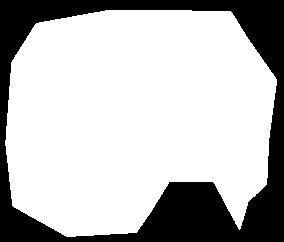
#> input picture 医院项目/2022.1-2022.6/二值化并筛选/背景黑色/8.jpg, 284 x 242 px, found by its file name
$ python '直方图匹配.py'
#> lines starting #> are read from the running program, lines starting #| are printed output that depends on the picture; pictures that were not available may be replaced by others from this repository, and a replacement may not be noted
import cv2
import numpy as np
import matplotlib.pyplot as plt

img = cv2.imread("8.jpg", flags=1)  # flags=1 读取为彩色图像
#> img is the input picture: shape (242, 284, 3); min 0, max 255, mean 187.3
imgRef = cv2.imread("template.jpg", flags=1)  # 匹配模板图像 (matching template)
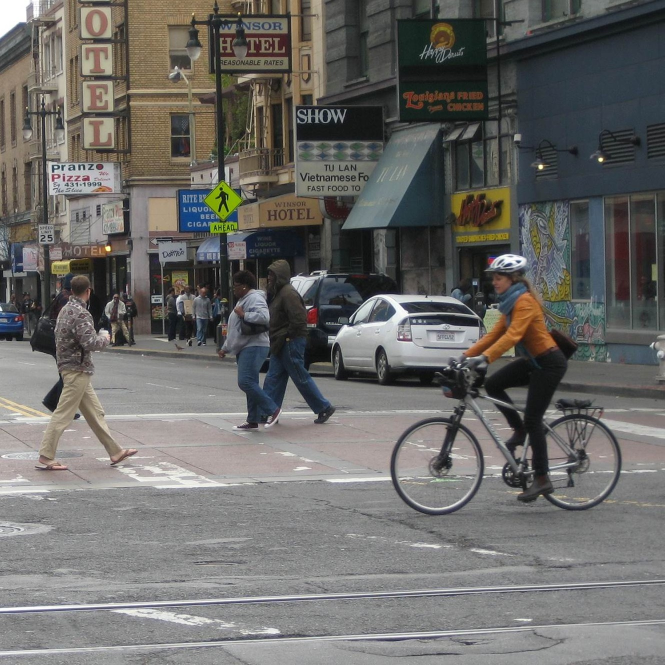
#> input picture 医院项目/3-早癌病灶分割模型/1-unet-keras/img/street.jpg, 1330 x 1330 px, given in place of template.jpg, which was not available (shown at 1/2 size)
#> imgRef is the input picture: shape (1330, 1330, 3); mean B, G, R 103.7, 106.3, 107.4

_, _, channel = img.shape
#> channel = 3
imgOut = np.zeros_like(img)
for i in range(channel):
    print(i)
    histImg, _ = np.histogram(img[:, :, i], 256)  # 计算原始图像直方图
    histRef, _ = np.histogram(imgRef[:, :, i], 256)  # 计算匹配模板直方图
    cdfImg = np.cumsum(histImg)  # 计算原始图像累积分布函数 CDF
    cdfRef = np.cumsum(histRef)  # 计算匹配模板累积分布函数 CDF
    for j in range(256):
        tmp = abs(cdfImg[j] - cdfRef)
        tmp = tmp.tolist()
        index = tmp.index(min(tmp))  # find the smallest number in tmp, get the index of this number
        imgOut[:, :, i][img[:, :, i] == j] = index
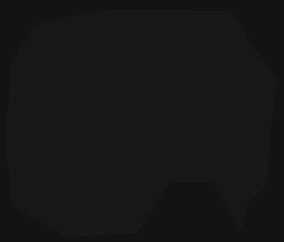
#> imgOut: shape (242, 284, 3); mean B, G, R 23.3, 24.3, 21.6

fig = plt.figure(figsize=(10, 7))
plt.subplot(231), plt.title("origin"), plt.axis('off')
plt.imshow(cv2.cvtColor(img, cv2.COLOR_BGR2RGB))  # 显示原始图像
plt.subplot(232), plt.title("template"), plt.axis('off')
plt.imshow(cv2.cvtColor(imgRef, cv2.COLOR_BGR2RGB))  # 显示匹配模板
plt.subplot(233), plt.title("result"), plt.axis('off')
plt.imshow(cv2.cvtColor(imgOut, cv2.COLOR_BGR2RGB))  # 显示匹配结果
histImg, bins = np.histogram(img.flatten(), 256)  # 计算原始图像直方图
#> histImg = 256 values, max 147591 at index 255, min 0 at index 8, mean 805.4; bins = 257 values from 0 to 255
plt.subplot(234, yticks=[]), plt.bar(bins[:-1], histImg)
histRef, bins = np.histogram(imgRef.flatten(), 256)  # 计算匹配模板直方图
#> histRef = 256 values, max 58489 at index 135, min 161 at index 3, mean 20729.3
plt.subplot(235, yticks=[]), plt.bar(bins[:-1], histRef)
histOut, bins = np.histogram(imgOut.flatten(), 256)  # 计算匹配结果直方图
#> histOut = 256 values, max 49197 at index 160, min 0 at index 1, mean 805.4; bins = 257 values from 18 to 26
plt.subplot(236, yticks=[]), plt.bar(bins[:-1], histOut)
plt.show()
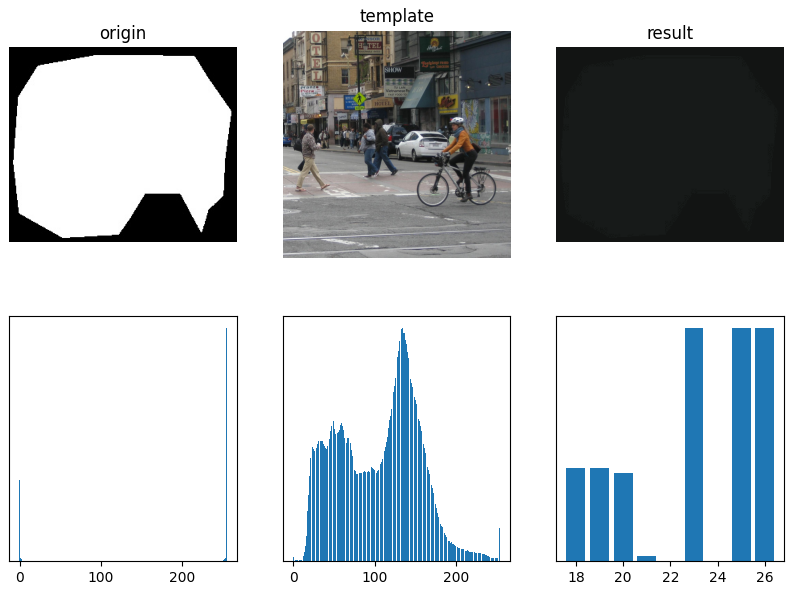
#> figure drawn by matplotlib, 6 panels
